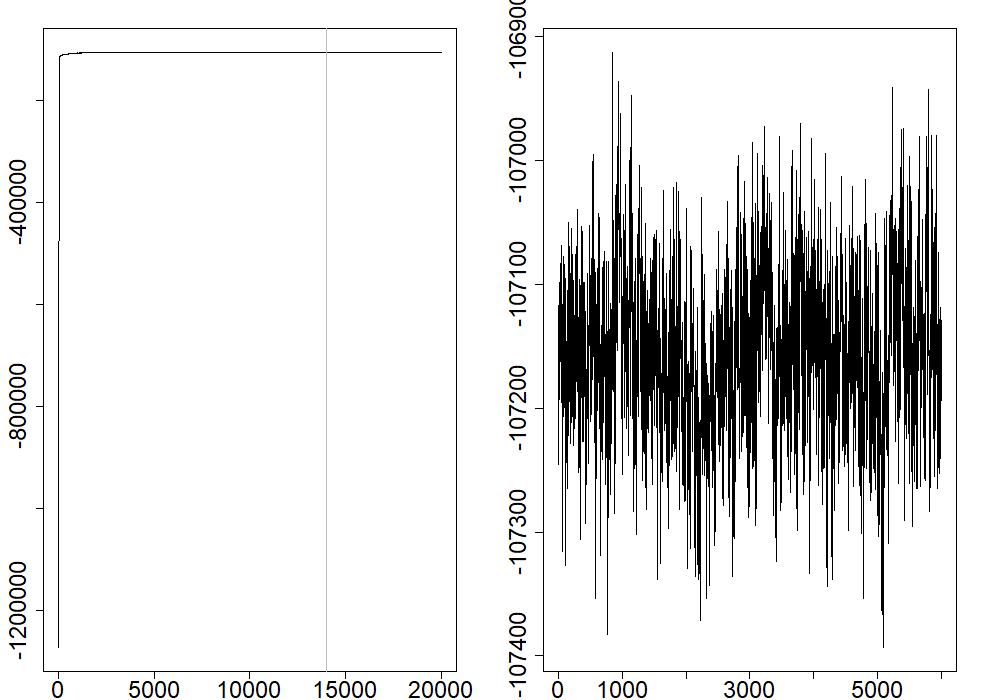

The script that saved this image:
rm(list=ls(all=TRUE))
library('coda')  #coda_0.19-4

#root path
setwd('U:\\independent studies\\LIDAR Tanguro\\LidarLDA_MS')

#get llk
llk=read.csv('simul\\results\\llk5.csv')$x
ngibbs=length(llk)
nburn=ngibbs*0.7
seq1=nburn:ngibbs 

#plot results
png('simul\\derived\\convergence5.png',width=1000,height=700)
par(mfrow=c(1,2),mar=c(2,3,2,3))
plot(llk,type='l',ylab='',xlab='',main='',
     cex.main=3,cex.axis=2)
abline(v=nburn,col='grey')
plot(llk[seq1],type='l',ylab='',xlab='',main='',
     cex.main=3,cex.axis=2)
dev.off()

#convergence matrics
llk1=mcmc(llk[seq1])
heidel.diag(llk1)
geweke.diag(llk1)